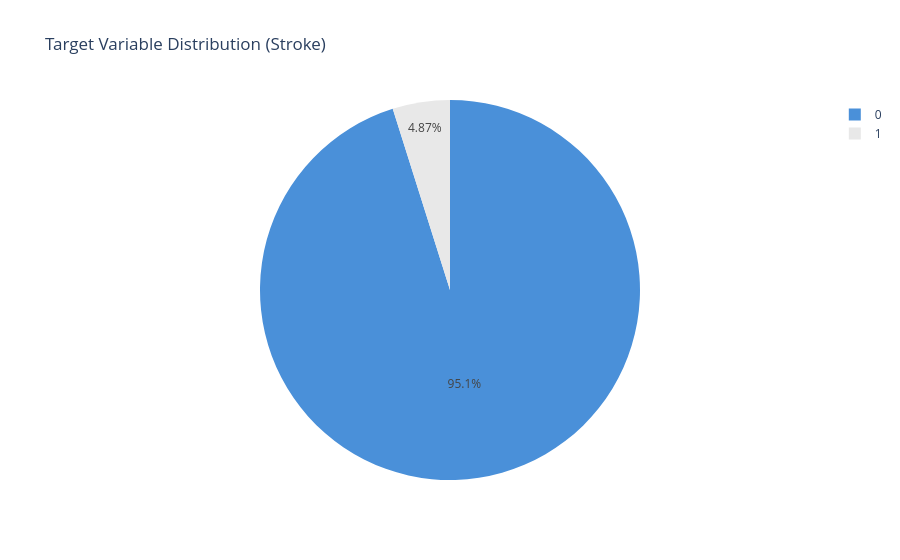

Source (notebook cell):
### Code cell
fig = px.pie(
    df,
    names='stroke',
    title='Target Variable Distribution (Stroke)',
    color_discrete_sequence=['#4A90D9', '#E8E8E8']
)
fig.show()

### Figure 1 — Plotly figure (JSON) as saved in the notebook; plotly's stock layout.template omitted (floating-point values rounded to 4 significant figures; data arrays with more than 128 entries replaced by an {"elided": "..."} marker saying what was removed)
{"data": [{"domain": {"x": [0, 1], "y": [0, 1]}, "hovertemplate": "stroke=%{label}<extra></extra>", "labels": {"elided": "5110 int values"}, "legendgroup": "", "name": "", "showlegend": true, "type": "pie"}], "layout": {"legend": {"tracegroupgap": 0}, "piecolorway": ["#4A90D9", "#E8E8E8"], "title": {"text": "Target Variable Distribution (Stroke)"}}}
